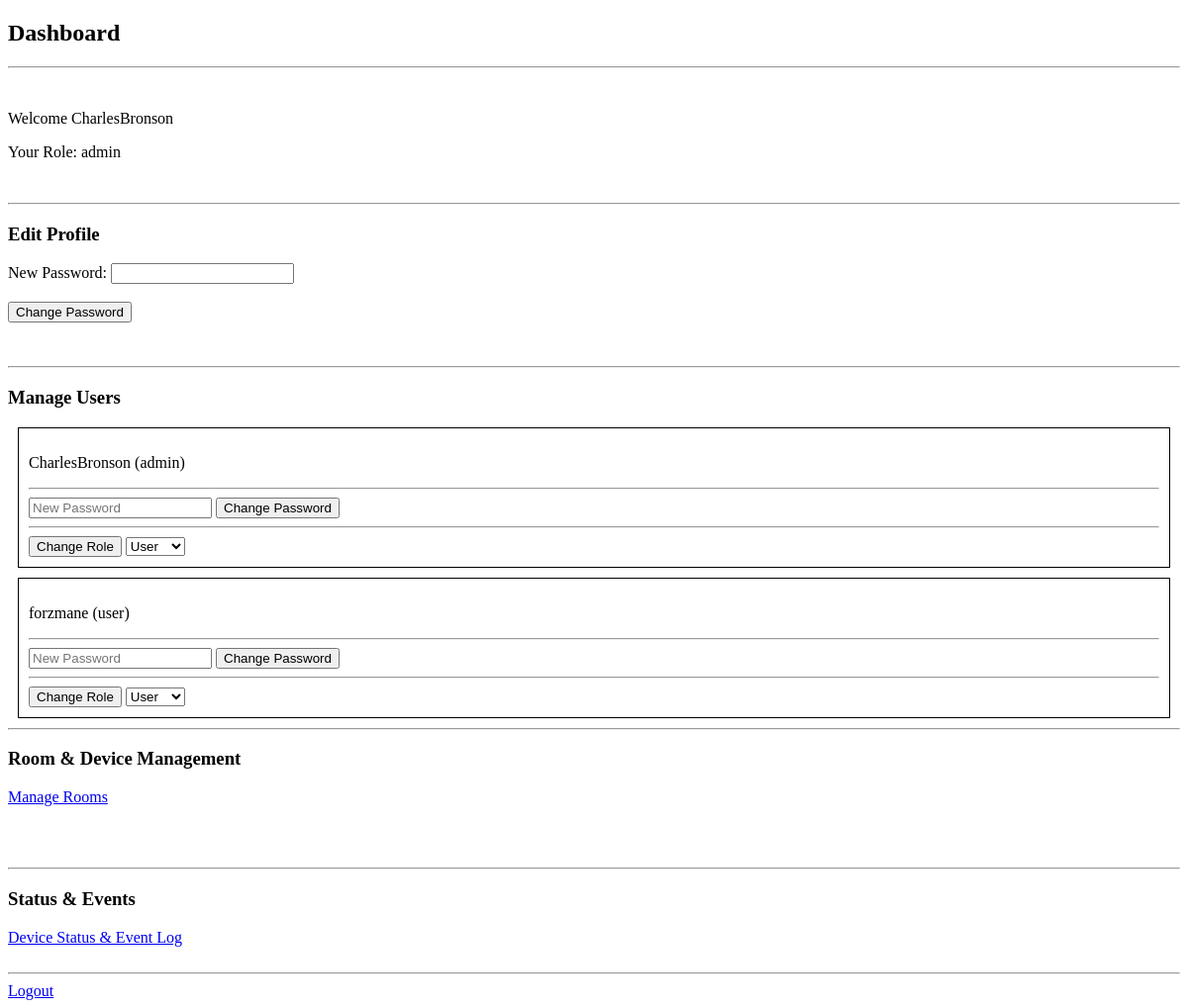
The page /dashboard (signed in) on the database as committed earlier.
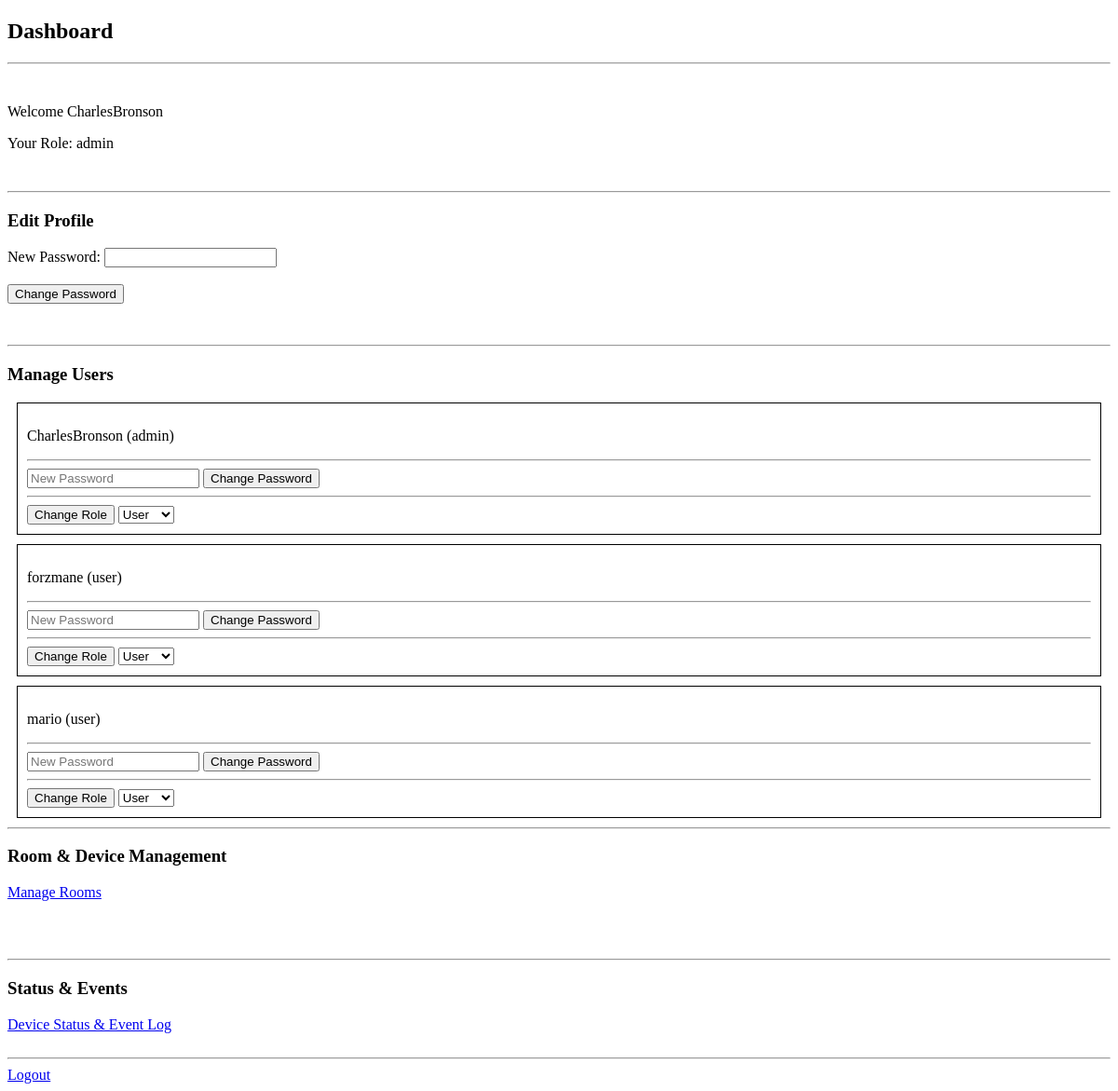
The same page on the database as committed later.
### tables this page shows
CREATE TABLE users (
    user_id       INTEGER PRIMARY KEY AUTOINCREMENT,
    user_name     TEXT    NOT NULL UNIQUE,
    user_password TEXT    NOT NULL,
    user_role         TEXT    NOT NULL CHECK(user_role IN ('admin', 'user'))
);

### users_api.py (the view)
@router.get("/dashboard", response_class=HTMLResponse)
async def dashboard(request: Request):
    user_id = request.session.get("user_id")
    if not user_id:
        return RedirectResponse("/", status_code=303)
    conn, curs = get_db()
    curs.execute("SELECT * FROM users WHERE user_id = ?", (user_id,))
    user = curs.fetchone()
    all_users = []
    if user["user_role"] == "admin":
        curs.execute("SELECT * FROM users")
        all_users = curs.fetchall()
    conn.close()
    return templates.TemplateResponse("dashboard.html", {
        "request": request,
        "user": user,
        "all_users": all_users
    })

### templates/dashboard.html (shortened to what this page needs)
<!DOCTYPE html>
<html>
    <head>
    </head>
    <body>
        <div>
        <h2>Dashboard</h2>
        <hr>
        <br>
        <p>Welcome {{ user["user_name"] }}</p>
        <p>Your Role: {{ user["user_role"] }}</p>
        <br>
        <hr>
        <h3>Edit Profile</h3>
        <form action="/update_password" method="post">
            <label>New Password:</label>
            <input type="password" name="new_user_password" required>
            <br><br>
            <button type="submit">Change Password</button>
        </form>
        <br>
        <br>
        {% if user["user_role"] == "admin" %}
        <hr>
        <h3>Manage Users</h3>
        {% for u in all_users %}
        <div style="border:1px solid black; padding:10px; margin:10px;">
        <p>{{ u["user_name"] }} ({{ u["user_role"] }})</p>
        <hr>
        <form action="/update_password" method="post">
            <input type="password" name="new_user_password" placeholder="New Password" required>
            <button type="submit">Change Password</button>
        </form>
        <hr>
        <form action="/update_role" method="post">
            <button type="submit">Change Role</button>
            <select name="new_role">
                <option value="user">User</option>
            </select>
        </form>
        </div>
        {% endfor %}
        {% endif %}
        <hr>
        <h3>Room & Device Management</h3>
        <a href="/list">Manage Rooms</a>
        <br><br>
        <br><br>
        <hr>
        <h3>Status & Events</h3>
        <a href="/status/events">Device Status & Event Log</a>
        <br><br>
        <hr>
        <a href="/logout">Logout</a>
        </div>
    </body>
</html>

Rows that differ between the two databases and show on the page:
added users: user_name "mario", user_role "user"
